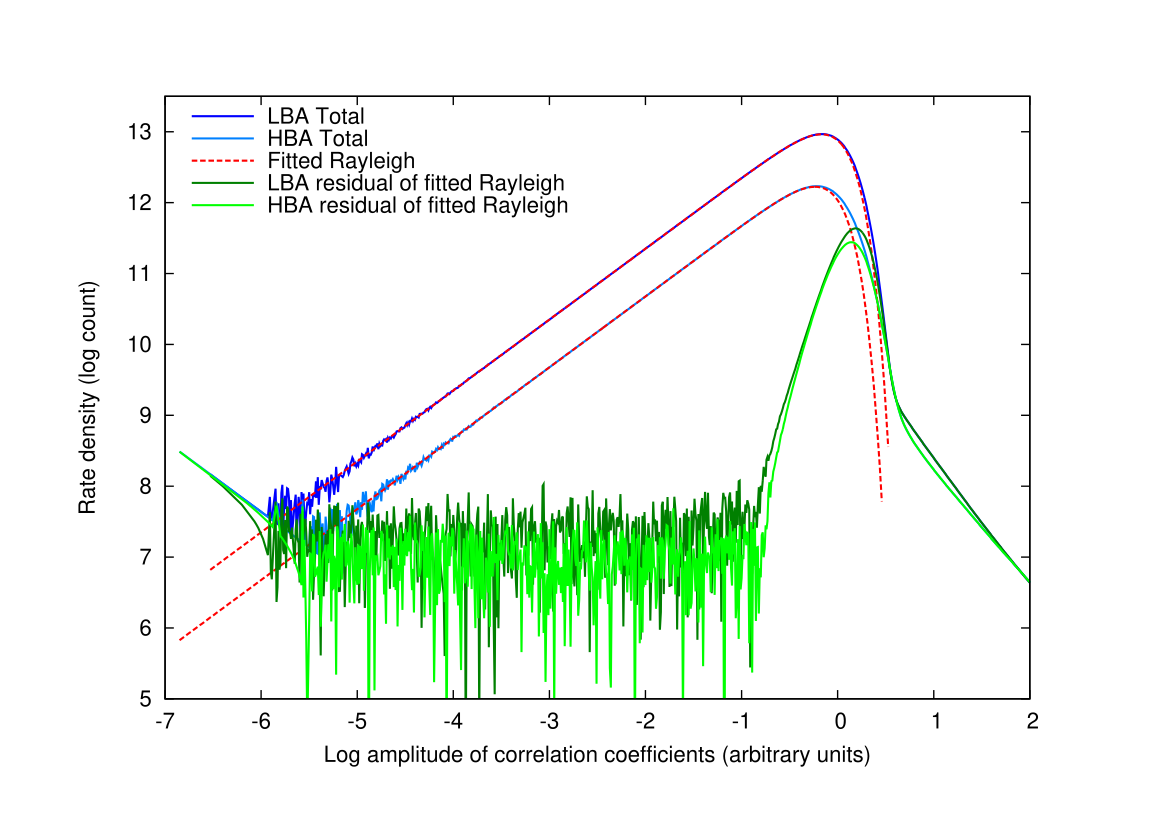

The gnuplot source for this figure:
set terminal postscript enhanced color font 'Helvetica,16'
#set logscale xy
set xrange [-7:2]
set yrange [5:13.5]
set output "histograms-with-fits.ps"
set key top left Left reverse
set xlabel "Log amplitude of correlation coefficients (arbitrary units)"
set ylabel "Rate density (log count)"
plot \
"lba-histogram-data.txt" using 2:3 with lines title 'LBA Total' lw 3.0 lt 1 lc rgb "#0000FF", \
"hba-histogram-data.txt" using 2:3 with lines title 'HBA Total' lw 3.0 lt 1 lc rgb "#0080FF", \
"lba-rayleigh-fit-data.txt" using 2:3 with lines title 'Fitted Rayleigh' lw 3.0 lt 2 lc rgb "#FF0000", \
"hba-rayleigh-fit-data.txt" using 2:3 with lines title '' lw 3.0 lt 2 lc rgb "#FF0000", \
"lba-rayleigh-residual-data.txt" using 2:3 with lines title 'LBA residual of fitted Rayleigh' lw 3.0 lt 1 lc rgb "#008000", \
"hba-rayleigh-residual-data.txt" using 2:3 with lines title 'HBA residual of fitted Rayleigh' lw 3.0 lt 1 lc rgb "#00FF00"
